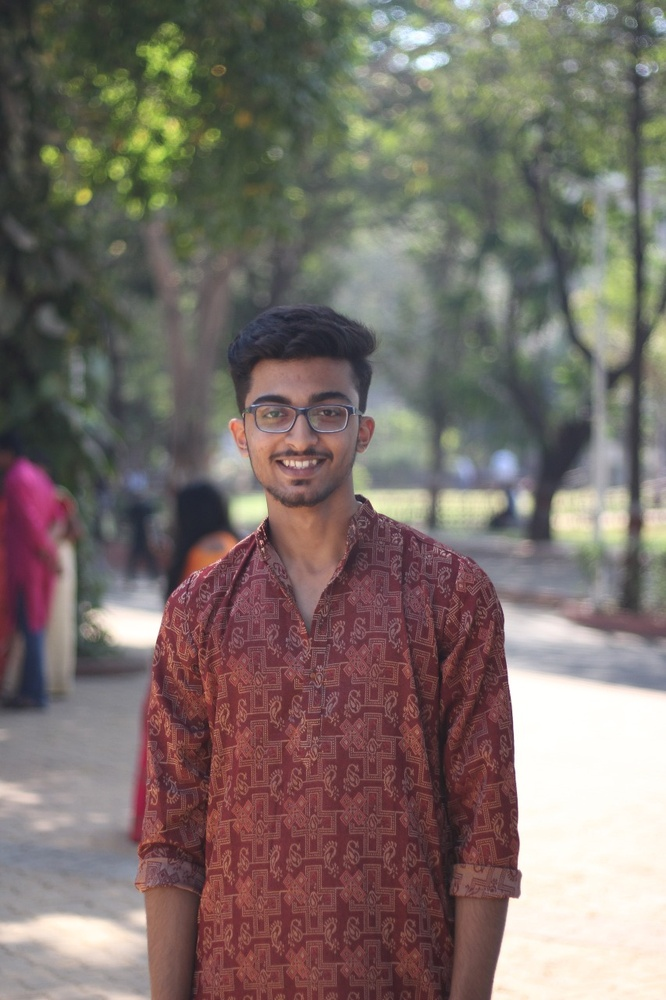
#> input picture FacialRecognition/image.jpeg, 666 x 1000 px, shrunk from 853 x 1280 before the run, given in place of the camera
$ python CD.py   (older library calls are emulated)
#> lines starting #> are read from the running program, lines starting #| are printed output that depends on the picture; after the words box and inside, x2 and y2 are one past the last pixel; in counts of white or black regions, pixels touching at a corner belong together
import cv2
import numpy as np


def nothing(x):
    pass

def colorPick(event,x,y,flag,para):
    if event == cv2.EVENT_LBUTTONDOWN :
        pix=hsv[y,x]
        print(pix)

        cv2.setTrackbarPos('lh','tb',pix[0]-10)
        cv2.setTrackbarPos('uh','tb',pix[0]+10)
        cv2.setTrackbarPos('ls','tb',pix[1]-30)
        cv2.setTrackbarPos('us','tb',pix[1]+30)
        cv2.setTrackbarPos('lv','tb',pix[2]-50)
        cv2.setTrackbarPos('uv','tb',pix[2]+50)


cap=cv2.VideoCapture(0)
cv2.namedWindow('tb')
cv2.createTrackbar('lh','tb',0,180,nothing)
#> slider 'lh' is set to 36
cv2.createTrackbar('uh','tb',0,180,nothing)
#> slider 'uh' is set to 180
cv2.createTrackbar('ls','tb',0,255,nothing)
#> slider 'ls' is set to 51
cv2.createTrackbar('us','tb',0,255,nothing)
#> slider 'us' is set to 255
cv2.createTrackbar('lv','tb',0,255,nothing)
#> slider 'lv' is set to 51
cv2.createTrackbar('uv','tb',0,255,nothing)
#> slider 'uv' is set to 255

cv2.namedWindow('cam')

while 1:

    _,webcam=cap.read()
#> webcam is the input picture: shape (1000, 666, 3); mean B, G, R 106, 111.8, 123

    hsv=cv2.cvtColor(webcam,cv2.COLOR_BGR2HSV)
#> hsv: shape (1000, 666, 3); mean H, S, V 80.3, 55.8, 128
    cv2.setMouseCallback('cam',colorPick)


    lh=cv2.getTrackbarPos('lh','tb')
    uh=cv2.getTrackbarPos('uh','tb')
    ls=cv2.getTrackbarPos('ls','tb')
    us=cv2.getTrackbarPos('us','tb')
    lv=cv2.getTrackbarPos('lv','tb')
    uv=cv2.getTrackbarPos('uv','tb')

    l=np.array([lh,ls,lv])
    u=np.array([uh,us,uv])


    mask =cv2.inRange(hsv,l,u)
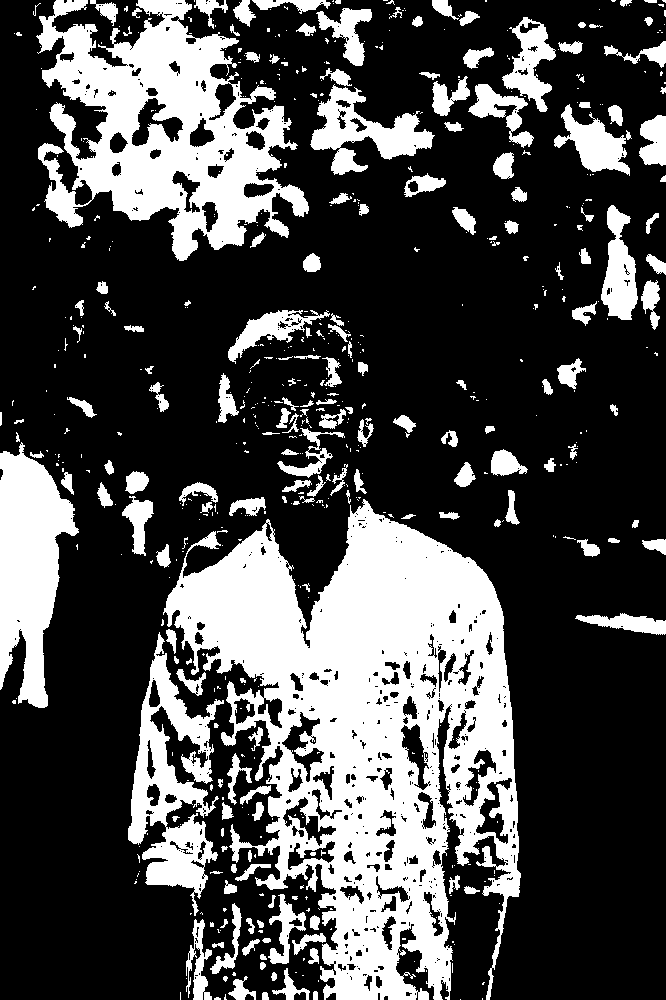
#> mask: shape (1000, 666); 29.2% white; 620 white regions (432 under 20 px), largest, box (x1, y1, x2, y2) and area: (163, 499, 521, 1000) 90288, (36, 0, 309, 261) 34246, (0, 442, 79, 708) 12405
    #blur=cv2.GaussianBlur(mask,(5,5),0)
    kernal = np.ones((5,5), np.uint8)
    #o=cv2.morphologyEx(mask,cv2.MORPH_OPEN,kernal)

    dilate=cv2.dilate(mask,kernal,1)
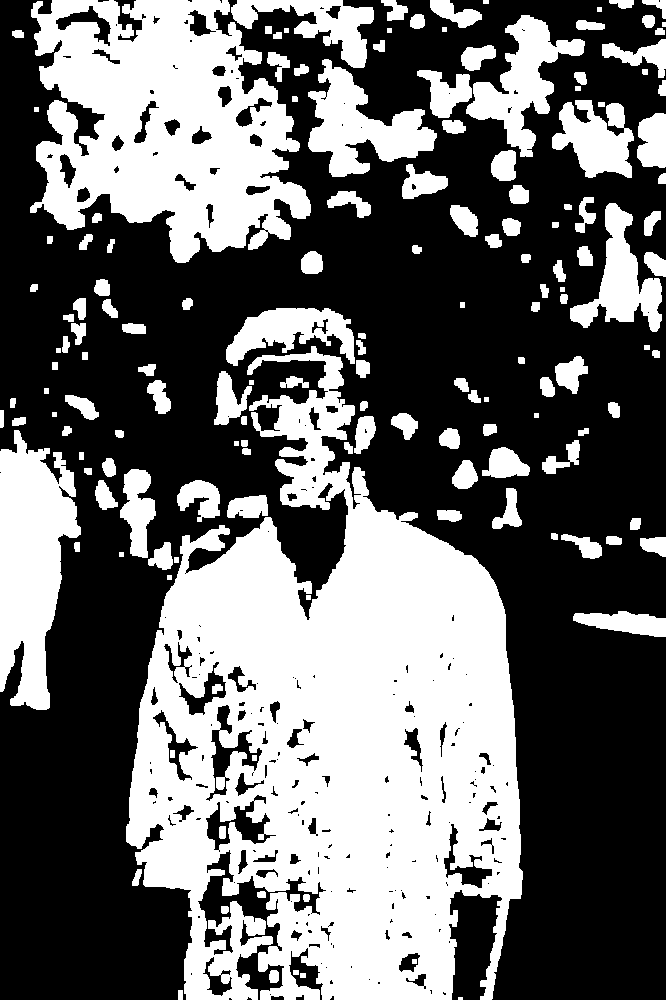
#> dilate: shape (1000, 666); 41.2% white; 155 white regions (1 under 20 px)
    #_,thresh = cv2.threshold(dilate,127,255,0)
    _,contour,_=cv2.findContours(dilate,cv2.RETR_TREE,cv2.CHAIN_APPROX_SIMPLE)
#> contour = 397 contours, 158 with area under 20; largest, box (x1, y1, x2, y2) and area: (126, 346, 523, 1000) 157100, (30, 0, 311, 263) 49477, (0, 430, 81, 710) 14096, (308, 59, 437, 177) 6678, (466, 15, 585, 157) 5892

    for i in contour:
        area= cv2.contourArea(i)
        if area>500:
            x,y,w,h = cv2.boundingRect(i)
            img = cv2.rectangle(webcam,(x,y),(x+w,y+h),(0,120,255),2)
            cv2.putText(webcam,"color1 detected",(x,y),cv2.FONT_HERSHEY_SIMPLEX, 0.7, (0,0,255))
#> this loop made 397 passes
#> (area, x, y, w, h) on passes 10, 23, 25, 26, 28, 34, 40, 46, 65, 71, 75, 149: (1440.5, 573, 611, 93, 26), (711.5, 227, 495, 41, 23), (534, 492, 488, 30, 41), (1019, 177, 480, 43, 42), (1818, 120, 469, 36, 89), (908, 482, 447, 48, 31), (14096, 0, 430, 81, 280), (525, 354, 416, 22, 38), (977.5, 214, 371, 38, 54), (686, 555, 356, 33, 38), (157099.5, 126, 346, 397, 654), (962.5, 443, 823, 50, 66)
#> area on passes 5, 6, 7, 8, 9, 15: 97.5, 46, 38, 44.5, 83.5, 395
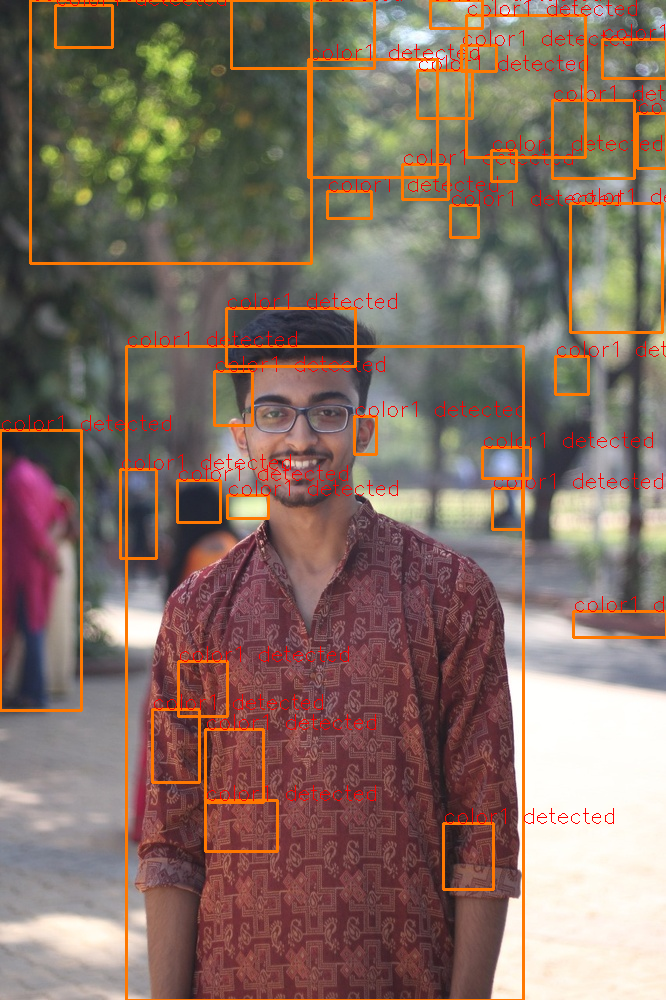
#> webcam: shape (1000, 666, 3); 5.72% of pixels changed, all inside (x1, y1, x2, y2) = (0, 0, 666, 1000)

    cv2.imshow('cam',webcam)
    cv2.imshow('mask',dilate)

    if cv2.waitKey(100) & 0xFF == ord('q') :
#> (key q is pressed here)
        break

cap.release()
cv2.destroyAllWindows()
